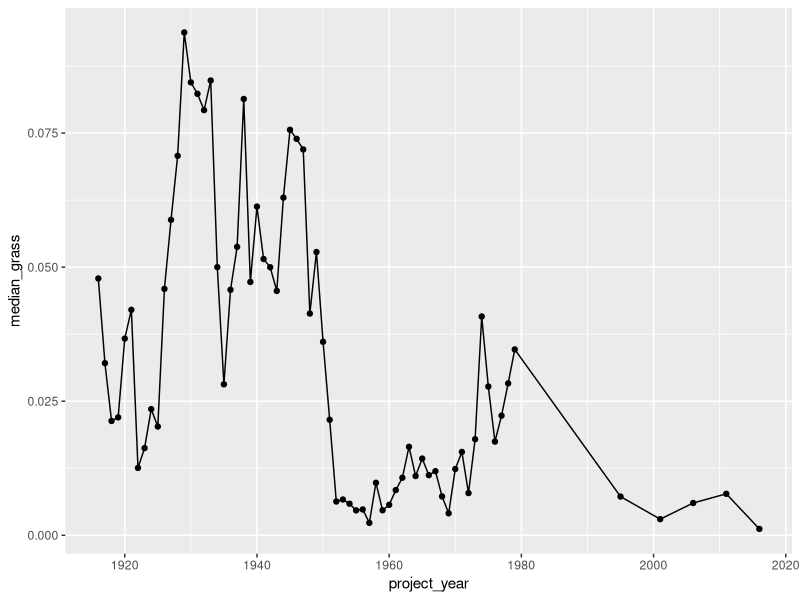
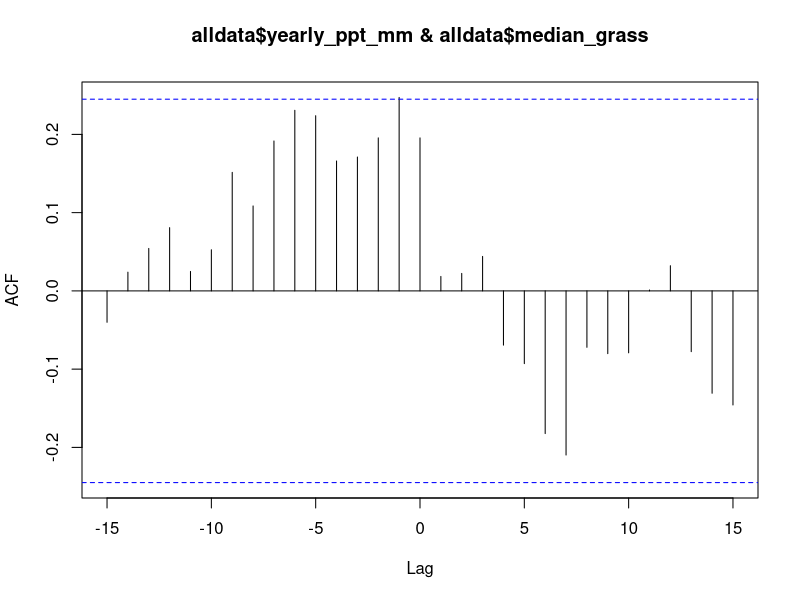
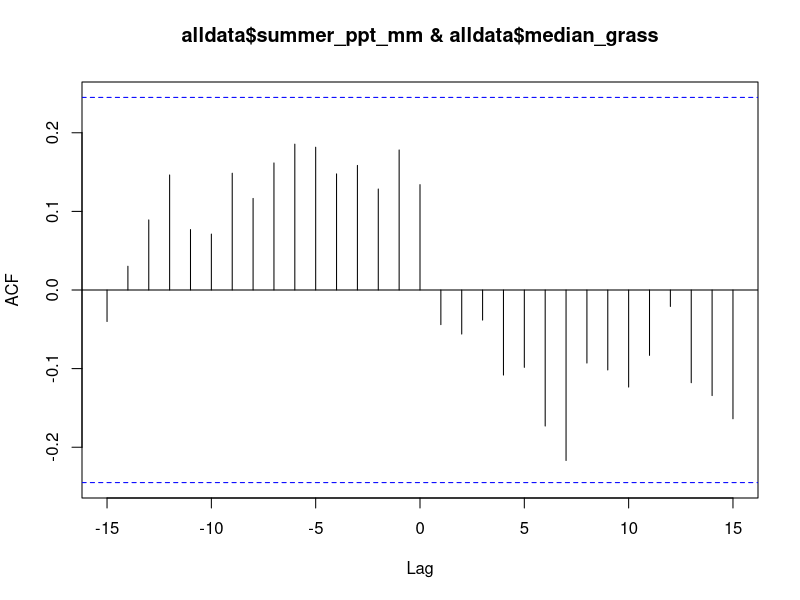
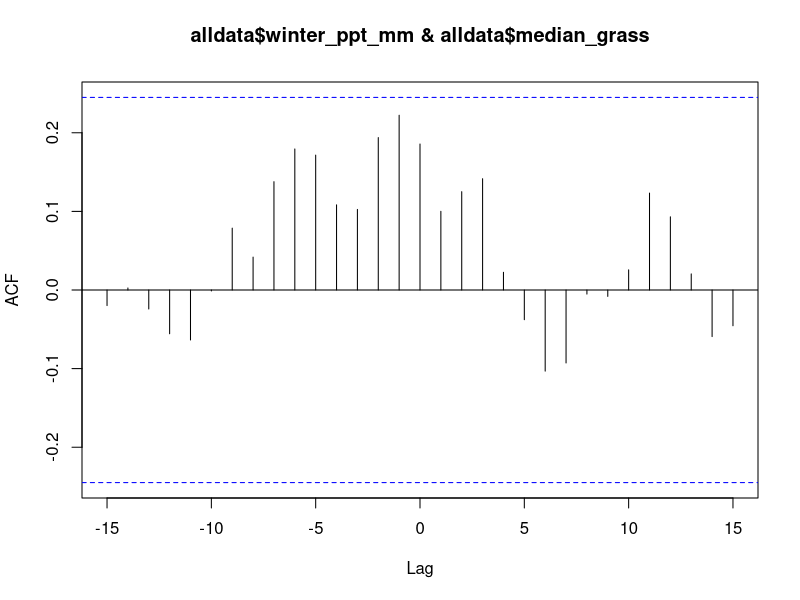

Reproduce these figures in R, in order. (Note: this script raises an error after producing the figures.)
#'  Goal is to find degree of correlation between grass and climate (precip/PDO), and when in the
#' timeseries the relationship breaks down
#' 
#' Negative June-Nov SOI -> higher Oct-March precip in NM
#' PDO cold phase -> drier than normal
#' 
#' EMC 3/23/21
#' last update: 8/18/21

library(dplyr)
library(ggplot2)

# read in veg data
grassts = read.csv('data/grass_median_yearly.csv')

  
ggplot(grassts, aes(x=project_year, y=median_grass)) +
  geom_line() +
  geom_point()

# read in climate data
indices_yearly = read.csv('data/climate_variables.csv')


# ======================================================================
# try plain CCF https://nwfsc-timeseries.github.io/atsa-labs/sec-tslab-correlation-within-and-among-time-series.html

# first combine all data
alldata = indices_yearly %>%
  merge(grassts, by.x='water_yr',by.y='project_year') %>%
  dplyr::filter(water_yr<1995) %>%
  mutate(grass_diff = c(NA,diff(median_grass)))
  
# ccf of all variables with grass cover
ccf(alldata$yearly_ppt_mm, alldata$median_grass)
ccf(alldata$summer_ppt_mm, alldata$median_grass)
ccf(alldata$winter_ppt_mm, alldata$median_grass)
ccf(alldata$mean_temp, alldata$median_grass)
ccf(alldata$nino34, alldata$median_grass)
ccf(alldata$pdo, alldata$median_grass)
ccf(alldata$pdsi, alldata$median_grass)
ccf(alldata$spei, alldata$median_grass)
# significance in 0, -1, -5, +7 lag for PDSI
# significance in -1 for SPEI
# significance with PDO for lag 0-10

# ccf of all variables with year to year diff in grass cover
alldata2 = alldata[-1,] # remove first row (diff is NA)
ccf(alldata2$yearly_ppt_mm, alldata2$grass_diff)
ccf(alldata2$summer_ppt_mm, alldata2$grass_diff)
ccf(alldata2$winter_ppt_mm, alldata2$grass_diff)
ccf(alldata2$mean_temp, alldata2$grass_diff)
ccf(alldata2$soi, alldata2$grass_diff)
ccf(alldata2$pdo, alldata2$grass_diff)
ccf(alldata2$pdsi, alldata2$grass_diff)
ccf(alldata2$spei, alldata2$grass_diff)



